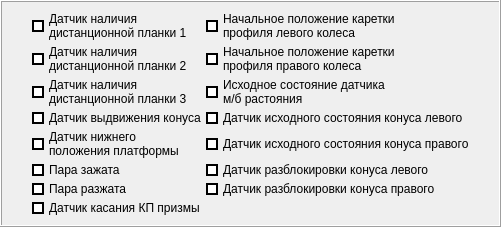
                  <widget class="QFrame" name="geometry_switch_frame">
                   <property name="maximumSize">
                    <size>
                     <width>16777215</width>
                     <height>250</height>
                    </size>
                   </property>
                   <property name="frameShape">
                    <enum>QFrame::Box</enum>
                   </property>
                   <property name="frameShadow">
                    <enum>QFrame::Raised</enum>
                   </property>
                   <layout class="QGridLayout" name="gridLayout_15">
                    <property name="leftMargin">
                     <number>30</number>
                    </property>
                    <property name="topMargin">
                     <number>10</number>
                    </property>
                    <property name="rightMargin">
                     <number>30</number>
                    </property>
                    <property name="bottomMargin">
                     <number>10</number>
                    </property>
                    <property name="spacing">
                     <number>5</number>
                    </property>
                    <item row="0" column="0">
                     <widget class="QLabel" name="geometry_sensor_distance_plank_1">
                      <property name="minimumSize">
                       <size>
                        <width>12</width>
                        <height>12</height>
                       </size>
                      </property>
                      <property name="maximumSize">
                       <size>
                        <width>12</width>
                        <height>12</height>
                       </size>
                      </property>
                      <property name="styleSheet">
                       <string notr="true">background-color: rgb(255, 255, 255);
border-color: rgb(0, 0, 0);</string>
                      </property>
                      <property name="frameShape">
                       <enum>QFrame::WinPanel</enum>
                      </property>
                      <property name="text">
                       <string/>
                      </property>
                     </widget>
                    </item>
                    <item row="0" column="1">
                     <widget class="QLabel" name="label_67">
                      <property name="styleSheet">
                       <string notr="true">font: 10pt &quot;Arial&quot;;</string>
                      </property>
                      <property name="text">
                       <string>Датчик наличия
дистанционной планки 1</string>
                      </property>
                     </widget>
                    </item>
                    <item row="0" column="2">
                     <widget class="QLabel" name="geometry_sensor_start_position_carrier_profile_left_wheel">
                      <property name="minimumSize">
                       <size>
                        <width>12</width>
                        <height>12</height>
                       </size>
                      </property>
                      <property name="maximumSize">
                       <size>
                        <width>12</width>
                        <height>12</height>
                       </size>
                      </property>
                      <property name="styleSheet">
                       <string notr="true">background-color: rgb(255, 255, 255);
border-color: rgb(0, 0, 0);</string>
                      </property>
                      <property name="frameShape">
                       <enum>QFrame::WinPanel</enum>
                      </property>
                      <property name="text">
                       <string/>
                      </property>
                     </widget>
                    </item>
                    <item row="0" column="3">
                     <widget class="QLabel" name="label_68">
                      <property name="styleSheet">
                       <string notr="true">font: 10pt &quot;Arial&quot;;</string>
                      </property>
                      <property name="text">
                       <string>Начальное положение каретки
профиля левого колеса</string>
                      </property>
                     </widget>
                    </item>
                    <item row="1" column="0">
                     <widget class="QLabel" name="geometry_sensor_distance_plank_2">
                      <property name="minimumSize">
                       <size>
                        <width>12</width>
                        <height>12</height>
                       </size>
                      </property>
                      <property name="maximumSize">
                       <size>
                        <width>12</width>
                        <height>12</height>
                       </size>
                      </property>
                      <property name="styleSheet">
                       <string notr="true">background-color: rgb(255, 255, 255);
border-color: rgb(0, 0, 0);</string>
                      </property>
                      <property name="frameShape">
                       <enum>QFrame::WinPanel</enum>
                      </property>
                      <property name="text">
                       <string/>
                      </property>
                     </widget>
                    </item>
                    <item row="1" column="1">
                     <widget class="QLabel" name="label_69">
                      <property name="styleSheet">
                       <string notr="true">font: 10pt &quot;Arial&quot;;</string>
                      </property>
                      <property name="text">
                       <string>Датчик наличия
дистанционной планки 2</string>
                      </property>
                     </widget>
                    </item>
                    <item row="1" column="2">
                     <widget class="QLabel" name="geometry_sensor_start_position_carrier_profile_right_wheel">
                      <property name="minimumSize">
                       <size>
                        <width>12</width>
                        <height>12</height>
                       </size>
                      </property>
                      <property name="maximumSize">
                       <size>
                        <width>12</width>
                        <height>12</height>
                       </size>
                      </property>
                      <property name="styleSheet">
                       <string notr="true">background-color: rgb(255, 255, 255);
border-color: rgb(0, 0, 0);</string>
                      </property>
                      <property name="frameShape">
                       <enum>QFrame::WinPanel</enum>
                      </property>
                      <property name="text">
                       <string/>
                      </property>
                     </widget>
                    </item>
                    <item row="1" column="3">
                     <widget class="QLabel" name="label_70">
                      <property name="styleSheet">
                       <string notr="true">font: 10pt &quot;Arial&quot;;</string>
                      </property>
                      <property name="text">
                       <string>Начальное положение каретки
профиля правого колеса</string>
                      </property>
                     </widget>
                    </item>
                    <item row="2" column="0">
                     <widget class="QLabel" name="geometry_sensor_distance_plank_3">
                      <property name="minimumSize">
                       <size>
                        <width>12</width>
                        <height>12</height>
                       </size>
                      </property>
                      <property name="maximumSize">
                       <size>
                        <width>12</width>
                        <height>12</height>
                       </size>
                      </property>
                      <property name="styleSheet">
                       <string notr="true">background-color: rgb(255, 255, 255);
border-color: rgb(0, 0, 0);</string>
                      </property>
                      <property name="frameShape">
                       <enum>QFrame::WinPanel</enum>
                      </property>
                      <property name="text">
                       <string/>
                      </property>
                     </widget>
                    </item>
                    <item row="2" column="1">
                     <widget class="QLabel" name="label_71">
                      <property name="styleSheet">
                       <string notr="true">font: 10pt &quot;Arial&quot;;</string>
                      </property>
                      <property name="text">
                       <string>Датчик наличия
дистанционной планки 3</string>
                      </property>
                     </widget>
                    </item>
                    <item row="2" column="2">
                     <widget class="QLabel" name="geometry_sensor_initial_state_bandage_distance">
                      <property name="minimumSize">
                       <size>
                        <width>12</width>
                        <height>12</height>
                       </size>
                      </property>
                      <property name="maximumSize">
                       <size>
                        <width>12</width>
                        <height>12</height>
                       </size>
                      </property>
                      <property name="styleSheet">
                       <string notr="true">background-color: rgb(255, 255, 255);
border-color: rgb(0, 0, 0);</string>
                      </property>
                      <property name="frameShape">
                       <enum>QFrame::WinPanel</enum>
                      </property>
                      <property name="text">
                       <string/>
                      </property>
                     </widget>
                    </item>
                    <item row="2" column="3">
                     <widget class="QLabel" name="label_72">
                      <property name="styleSheet">
                       <string notr="true">font: 10pt &quot;Arial&quot;;</string>
                      </property>
                      <property name="text">
                       <string>Исходное состояние датчика
м/б растояния</string>
                      </property>
                     </widget>
                    </item>
                    <item row="3" column="0">
                     <widget class="QLabel" name="geometry_sensor_moving_cone">
                      <property name="minimumSize">
                       <size>
                        <width>12</width>
                        <height>12</height>
                       </size>
                      </property>
                      <property name="maximumSize">
                       <size>
                        <width>12</width>
                        <height>12</height>
                       </size>
                      </property>
                      <property name="styleSheet">
                       <string notr="true">background-color: rgb(255, 255, 255);
border-color: rgb(0, 0, 0);</string>
                      </property>
                      <property name="frameShape">
                       <enum>QFrame::WinPanel</enum>
                      </property>
                      <property name="text">
                       <string/>
                      </property>
                     </widget>
                    </item>
                    <item row="3" column="1">
                     <widget class="QLabel" name="label_73">
                      <property name="styleSheet">
                       <string notr="true">font: 10pt &quot;Arial&quot;;</string>
                      </property>
                      <property name="text">
                       <string>Датчик выдвижения конуса</string>
                      </property>
                     </widget>
                    </item>
                    <item row="3" column="2">
                     <widget class="QLabel" name="geometry_sensor_initial_state_left_cone">
                      <property name="minimumSize">
                       <size>
                        <width>12</width>
                        <height>12</height>
                       </size>
                      </property>
                      <property name="maximumSize">
                       <size>
                        <width>12</width>
                        <height>12</height>
                       </size>
                      </property>
                      <property name="styleSheet">
                       <string notr="true">background-color: rgb(255, 255, 255);
border-color: rgb(0, 0, 0);</string>
                      </property>
                      <property name="frameShape">
                       <enum>QFrame::WinPanel</enum>
                      </property>
                      <property name="text">
                       <string/>
                      </property>
                     </widget>
                    </item>
                    <item row="3" column="3">
                     <widget class="QLabel" name="label_74">
                      <property name="styleSheet">
                       <string notr="true">font: 10pt &quot;Arial&quot;;</string>
                      </property>
                      <property name="text">
                       <string>Датчик исходного состояния конуса левого</string>
                      </property>
                     </widget>
                    </item>
                    <item row="4" column="0">
                     <widget class="QLabel" name="geometry_sensor_down_position_platform">
                      <property name="minimumSize">
                       <size>
                        <width>12</width>
                        <height>12</height>
                       </size>
                      </property>
                      <property name="maximumSize">
                       <size>
                        <width>12</width>
                        <height>12</height>
                       </size>
                      </property>
                      <property name="styleSheet">
                       <string notr="true">background-color: rgb(255, 255, 255);
border-color: rgb(0, 0, 0);</string>
                      </property>
                      <property name="frameShape">
                       <enum>QFrame::WinPanel</enum>
                      </property>
                      <property name="text">
                       <string/>
                      </property>
                     </widget>
                    </item>
                    <item row="4" column="1">
                     <widget class="QLabel" name="label_75">
                      <property name="styleSheet">
                       <string notr="true">font: 10pt &quot;Arial&quot;;</string>
                      </property>
                      <property name="text">
                       <string>Датчик нижнего
положения платформы</string>
                      </property>
                     </widget>
                    </item>
                    <item row="4" column="2">
                     <widget class="QLabel" name="geometry_sensor_initial_state_right_cone">
                      <property name="minimumSize">
                       <size>
                        <width>12</width>
                        <height>12</height>
                       </size>
                      </property>
                      <property name="maximumSize">
                       <size>
                        <width>12</width>
                        <height>12</height>
                       </size>
                      </property>
                      <property name="styleSheet">
                       <string notr="true">background-color: rgb(255, 255, 255);
border-color: rgb(0, 0, 0);</string>
                      </property>
                      <property name="frameShape">
                       <enum>QFrame::WinPanel</enum>
                      </property>
                      <property name="text">
                       <string/>
                      </property>
                     </widget>
                    </item>
                    <item row="4" column="3">
                     <widget class="QLabel" name="label_76">
                      <property name="styleSheet">
                       <string notr="true">font: 10pt &quot;Arial&quot;;</string>
                      </property>
                      <property name="text">
                       <string>Датчик исходного состояния конуса правого</string>
                      </property>
                     </widget>
                    </item>
                    <item row="5" column="0">
                     <widget class="QLabel" name="geometry_clamp_pair">
                      <property name="minimumSize">
                       <size>
                        <width>12</width>
                        <height>12</height>
                       </size>
                      </property>
                      <property name="maximumSize">
                       <size>
                        <width>12</width>
                        <height>12</height>
                       </size>
                      </property>
                      <property name="styleSheet">
                       <string notr="true">background-color: rgb(255, 255, 255);
border-color: rgb(0, 0, 0);</string>
                      </property>
                      <property name="frameShape">
                       <enum>QFrame::WinPanel</enum>
                      </property>
                      <property name="text">
                       <string/>
                      </property>
                     </widget>
                    </item>
                    <item row="5" column="1">
                     <widget class="QLabel" name="label_77">
                      <property name="styleSheet">
                       <string notr="true">font: 10pt &quot;Arial&quot;;</string>
                      </property>
                      <property name="text">
                       <string>Пара зажата</string>
                      </property>
                     </widget>
                    </item>
                    <item row="5" column="2">
                     <widget class="QLabel" name="geometry_sensor_unblock_left_cone">
                      <property name="minimumSize">
                       <size>
                        <width>12</width>
                        <height>12</height>
                       </size>
                      </property>
                      <property name="maximumSize">
                       <size>
                        <width>12</width>
                        <height>12</height>
                       </size>
                      </property>
                      <property name="styleSheet">
                       <string notr="true">background-color: rgb(255, 255, 255);
border-color: rgb(0, 0, 0);</string>
                      </property>
                      <property name="frameShape">
                       <enum>QFrame::WinPanel</enum>
                      </property>
                      <property name="text">
                       <string/>
                      </property>
                     </widget>
                    </item>
                    <item row="5" column="3">
                     <widget class="QLabel" name="label_78">
                      <property name="styleSheet">
                       <string notr="true">font: 10pt &quot;Arial&quot;;</string>
                      </property>
                      <property name="text">
                       <string>Датчик разблокировки конуса левого</string>
                      </property>
                     </widget>
                    </item>
                    <item row="6" column="0">
                     <widget class="QLabel" name="geometry_unclamp_pair">
                      <property name="minimumSize">
                       <size>
                        <width>12</width>
                        <height>12</height>
                       </size>
                      </property>
                      <property name="maximumSize">
                       <size>
                        <width>12</width>
                        <height>12</height>
                       </size>
                      </property>
                      <property name="styleSheet">
                       <string notr="true">background-color: rgb(255, 255, 255);
border-color: rgb(0, 0, 0);</string>
                      </property>
                      <property name="frameShape">
                       <enum>QFrame::WinPanel</enum>
                      </property>
                      <property name="text">
                       <string/>
                      </property>
                     </widget>
                    </item>
                    <item row="6" column="1">
                     <widget class="QLabel" name="label_79">
                      <property name="styleSheet">
                       <string notr="true">font: 10pt &quot;Arial&quot;;</string>
                      </property>
                      <property name="text">
                       <string>Пара разжата</string>
                      </property>
                     </widget>
                    </item>
                    <item row="6" column="2">
                     <widget class="QLabel" name="geometry_sensor_unblock_right_cone">
                      <property name="minimumSize">
                       <size>
                        <width>12</width>
                        <height>12</height>
                       </size>
                      </property>
                      <property name="maximumSize">
                       <size>
                        <width>12</width>
                        <height>12</height>
                       </size>
                      </property>
                      <property name="styleSheet">
                       <string notr="true">background-color: rgb(255, 255, 255);
border-color: rgb(0, 0, 0);</string>
                      </property>
                      <property name="frameShape">
                       <enum>QFrame::WinPanel</enum>
                      </property>
                      <property name="text">
                       <string/>
                      </property>
                     </widget>
                    </item>
                    <item row="6" column="3">
                     <widget class="QLabel" name="label_80">
                      <property name="styleSheet">
                       <string notr="true">font: 10pt &quot;Arial&quot;;</string>
                      </property>
                      <property name="text">
                       <string>Датчик разблокировки конуса правого</string>
                      </property>
                     </widget>
                    </item>
                    <item row="7" column="0">
                     <widget class="QLabel" name="geometry_contact_pair_prism">
                      <property name="minimumSize">
                       <size>
                        <width>12</width>
                        <height>12</height>
                       </size>
                      </property>
                      <property name="maximumSize">
                       <size>
                        <width>12</width>
                        <height>12</height>
                       </size>
                      </property>
                      <property name="styleSheet">
                       <string notr="true">background-color: rgb(255, 255, 255);
border-color: rgb(0, 0, 0);</string>
                      </property>
                      <property name="frameShape">
                       <enum>QFrame::WinPanel</enum>
                      </property>
                      <property name="text">
                       <string/>
                      </property>
                     </widget>
                    </item>
                    <item row="7" column="1">
                     <widget class="QLabel" name="label_81">
                      <property name="styleSheet">
                       <string notr="true">font: 10pt &quot;Arial&quot;;</string>
                      </property>
                      <property name="text">
                       <string>Датчик касания КП призмы</string>
                      </property>
                     </widget>
                    </item>
                   </layout>
                  </widget>
